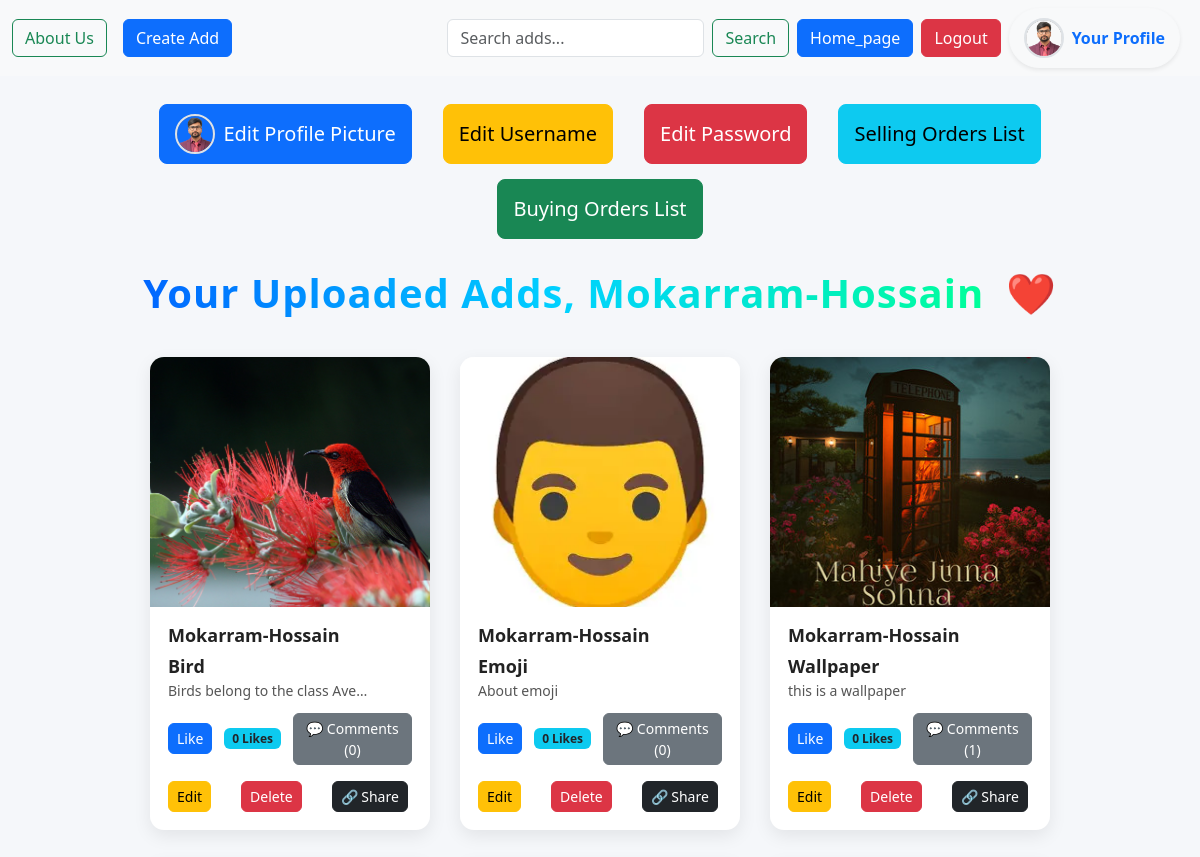
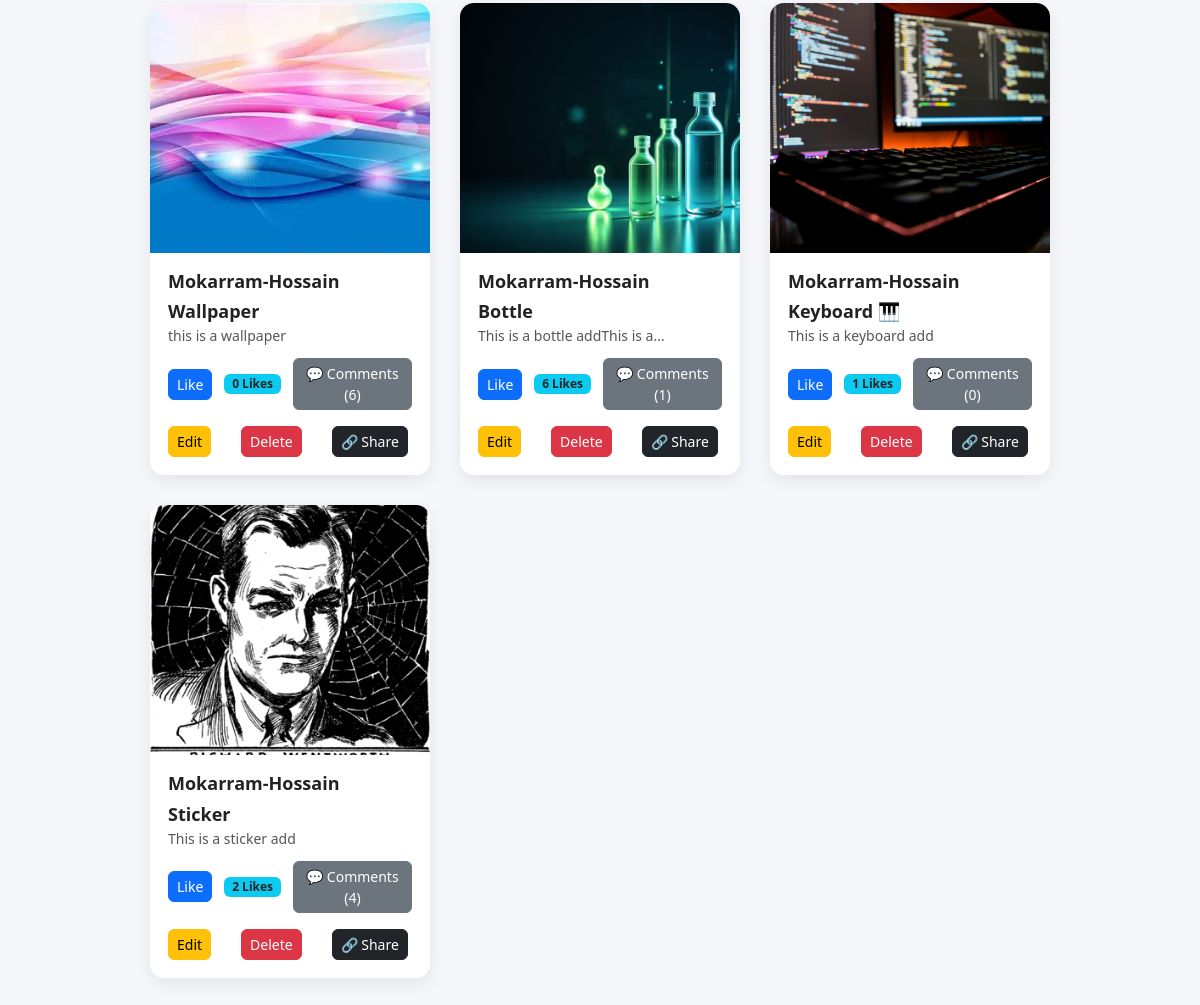
/your_profile/ (signed in), run on the app's committed database (2 pictures, top to bottom).
### tweet/models.py (models this page shows, shortened)
class UserProfile(models.Model):
    user = models.OneToOneField(User, on_delete=models.CASCADE)
    profile_photo = models.ImageField(
        upload_to='profile_pics/',
        default='photos/man1.webp',
        blank=True, null=True
    )

class Tweet(models.Model):
    user = models.ForeignKey(User, on_delete=models.CASCADE)
    phone = models.CharField(max_length=20, blank=True, null=True)
    title = models.CharField(max_length=50, blank=True, null=True)
    text = models.TextField(max_length=500)
    photo = models.ImageField(upload_to='photos/', blank=True, null=True)
    created_at = models.DateField(auto_now=True)

### tweet/views.py (the view)
# urls.py: path('your_profile/', views.your_profile, name='your_profile'),
@login_required
def your_profile(request):
    tweets = Tweet.objects.filter(user=request.user).order_by('-id')
    session_id = request.session.session_key
    if not session_id:
        request.session.create()
        session_id = request.session.session_key
    liked_tweets = Like.objects.filter(session_id=session_id).values_list('tweet_id', flat=True)
    return render(request, 'your_profile.html', {
        'tweets': tweets,
        'liked_tweets': liked_tweets
    })

### tweet/templates/your_profile.html (shortened to what this page needs)
{% extends "layout.html" %}
{% block content %}
{% load static %}
<link rel="stylesheet" href="{% static 'style.css' %}">
<div class="container text-center mt-4">
    <a href="{% url 'edit_profile_pic' %}" class="btn btn-primary btn-lg mx-2">
        <img src="{{ user.userprofile.profile_photo.url }}"
                class="rounded-circle border border-2"
                style="width: 40px; height: 40px; object-fit: cover;"
                alt="Profile Photo">
        Edit Profile Picture</a>
    <a href="{% url 'edit_username' %}" class="btn btn-warning btn-lg mx-2">Edit Username</a>
    <a href="{% url 'edit_password' %}" class="btn btn-danger btn-lg mx-2">Edit Password</a>
    <a href="{% url 'selling_orders' %}" class="btn btn-info btn-lg mx-2">Selling Orders List</a>
    <a href="{% url 'buying_orders' %}" class="btn btn-success btn-lg mx-2">Buying Orders List</a>
</div>
<h1 class="page-title">
    <span class="title-text">Your Uploaded Adds, {{ user.username }}</span>
    <span class="heart">❤️</span>
</h1>
<div class="container ads-container">
    {% for tweet in tweets %}
        <div class="ad-card" onclick="window.location.href='{% url 'tweet_detail' tweet.id %}'" >
            {% if tweet.photo %}
                <img src="{{ tweet.photo.url }}" class="ad-img" alt="Ad Image">
            {% endif %}
            <div class="card-body">
                <h5 class="card-title">{{ tweet.user.username }}</h5>
                <p class="card-title mb-0">{{ tweet.title|truncatechars:20 }}</p>
                <p class="card-text">{{ tweet.text|truncatechars:30 }}</p>
                <div class="d-flex align-items-center mt-2" style="gap: 12px;">
                  {% if tweet.id in liked_tweets %}
                      <a href="{% url 'like_tweet' tweet.id %}" class="btn btn-danger btn-sm">Dislike</a>
                  {% else %}
                      <a href="{% url 'like_tweet' tweet.id %}" class="btn btn-primary btn-sm">Like</a>
                  {% endif %}
                  <span class="badge bg-info text-dark">
                      {{ tweet.likes.count }} Likes
                  </span>
                  <a href="{% url 'view_comments' tweet.id %}" class="btn btn-secondary btn-sm">
                      💬 Comments ({{ tweet.comments.count }})
                  </a>
              </div>
                <div class="mt-3 d-flex" style="gap: 30px;">
                    {% if tweet.user == user %}
                        <a href="{% url 'tweet_edit' tweet.id %}" class="btn btn-warning btn-sm">Edit</a>
                        <a href="{% url 'tweet_delete' tweet.id %}" class="btn btn-danger btn-sm">Delete</a>
                    {% endif %}
                    <button class="btn btn-dark btn-sm"
                        onclick="sharePost('{{ request.build_absolute_uri }}tweet/{{ tweet.id }}/')">
                        🔗 Share
                    </button>
                </div>
            </div>
        </div>
    {% endfor %}
</div>
{% endblock %}

### templates/layout.html (shortened to what this page needs)
{% load static %}
<!DOCTYPE html>
<html lang="en">
<head>
    <link href="https://cdn.jsdelivr.net/npm/bootstrap@5.3.8/dist/css/bootstrap.min.css" rel="stylesheet">
</head>
<body>
  <nav class="navbar navbar-expand-lg bg-body-tertiary fixed-top">
  <div class="container-fluid">
    <div class="collapse navbar-collapse" id="navbarSupportedContent">
      <ul class="navbar-nav me-auto mb-2 mb-lg-0">
        <div class="d-flex gap-3">
            <a class="btn btn-outline-success" href="{% url 'About_Us' %}">About Us</a>
            <a class="btn btn-primary" href="{% url 'tweet_create' %}">Create Add</a>
        </div>
      </ul>
      <form class="d-flex" role="search" method="GET" action="{% url 'tweet_list' %}">
          <input class="form-control me-2" type="search" name="q" placeholder="Search adds..."value="{{ request.GET.q }}">
          <button class="btn btn-outline-success" type="submit">Search</button>
      </form>
      <a href="{% url 'tweet_list' %}" class='btn btn-primary mx-2'>Home_page</a>
      {% if user.is_authenticated %}
        <form method='POST' action="{% url 'logout' %}" >
          <button class='btn btn-danger' type='submit'> Logout </button>
        </form>
      {% else %}
        <a href="{% url 'register' %}" class='btn btn-primary mx-2'>Register</a>
        <a href="{% url 'login' %}" class='btn btn-primary mx-2'>Login</a>
      {% endif %}
      {% if user.is_authenticated %}
        <a href="{% url 'your_profile' %}"
          class="btn btn-light mx-2 shadow-sm d-flex align-items-center gap-2"
          style="border-radius: 50px; padding: 6px 14px; height: 60px;">
          <img src="{% if user.userprofile.profile_photo %}{{ user.userprofile.profile_photo.url }}{% else %}{% static 'images/default_profile.png' %}{% endif %}"
              class="rounded-circle border border-2"
              width="40" height="40">
          <span class="fw-semibold text-primary">Your Profile</span> </a>
      {% endif %}
    </div>
  </div>
</nav>
    {% block content %}{% endblock %}
</body>
</html>

### static/style.css (style rules this page uses)
body { background: #f5f7fa; }
.page-title { text-align: center; margin-top: 30px; font-size: 40px; font-weight: 900; letter-spacing: 1px; }
.title-text { background: linear-gradient(90deg, #0066ff, #00d2ff, #00ff99); -webkit-background-clip: text; -webkit-text-fill-color: transparent; animation: glow 3s infinite alternate; }
.heart { color: red; display: inline-block; margin-left: 10px; animation: heartbeat 0.8s infinite; }
.ads-container { margin-top: 40px; display: grid; grid-template-columns: repeat(auto-fill, 280px); gap: 30px; padding: 0 40px 40px 40px; justify-content: center; }
.ad-card { border-radius: 14px; overflow: hidden; background: #ffffff; transition: 0.4s ease; box-shadow: 0 6px 18px rgba(0,0,0,0.08); display: flex; flex-direction: column; }
.ad-img { height: 250px; width: 100%; object-fit: cover; }
.card-body { padding: 18px; }
.card-title { font-weight: 700; font-size: 18px; margin-bottom: 6px; }
.card-text { font-size: 14px; color: #555; margin-bottom: 12px; }
.btn-sm { border-radius: 6px; font-weight: 500; }

### templates/layout.html (style rules this page uses)
body { padding-top: 80px; background: linear-gradient(120deg, #ffefd5, #ffe4e1, #e0ffff); background-attachment: fixed; color: #222; }

### tweet/templates/your_profile.html (style rules this page uses)
.container.text-center.mt-4 { display: flex; justify-content: center; gap: 15px; flex-wrap: wrap; }
.container.text-center.mt-4 a.btn { display: flex; align-items: center; justify-content: center; height: 60px; padding: 0 15px; gap: 8px; text-align: center; white-space: nowrap; }
.container.text-center.mt-4 a.btn img { width: 40px; height: 40px; object-fit: cover; border-radius: 50%; border: 2px solid #fff; }

### data on the page
Tweet: photo (picture), user.username "Mokarram-Hossain", title "Bird", text "Birds belong to the class Ave…", shows "Like", likes.count "0", comments.count "0", shows "Edit"
Tweet: photo (picture), user.username "Mokarram-Hossain", title "Emoji", text "About emoji", shows "Like", likes.count "0", comments.count "0", shows "Edit"
Tweet: photo (picture), user.username "Mokarram-Hossain", title "Wallpaper", text "this is a wallpaper", shows "Like", likes.count "0", comments.count "1", shows "Edit"
Tweet: photo (picture), user.username "Mokarram-Hossain", title "Wallpaper", text "this is a wallpaper", shows "Like", likes.count "0", comments.count "6", shows "Edit"
Tweet: photo (picture), user.username "Mokarram-Hossain", title "Bottle", text "This is a bottle addThis is a…", shows "Like", likes.count "6", comments.count "1", shows "Edit"
Tweet: photo (picture), user.username "Mokarram-Hossain", title "Keyboard 🎹", text "This is a keyboard add", shows "Like", likes.count "1", comments.count "0", shows "Edit"
Tweet: photo (picture), user.username "Mokarram-Hossain", title "Sticker", text "This is a sticker add", shows "Like", likes.count "2", comments.count "4", shows "Edit"

### other printed values
{{ user.username }} "Mokarram-Hossain"
